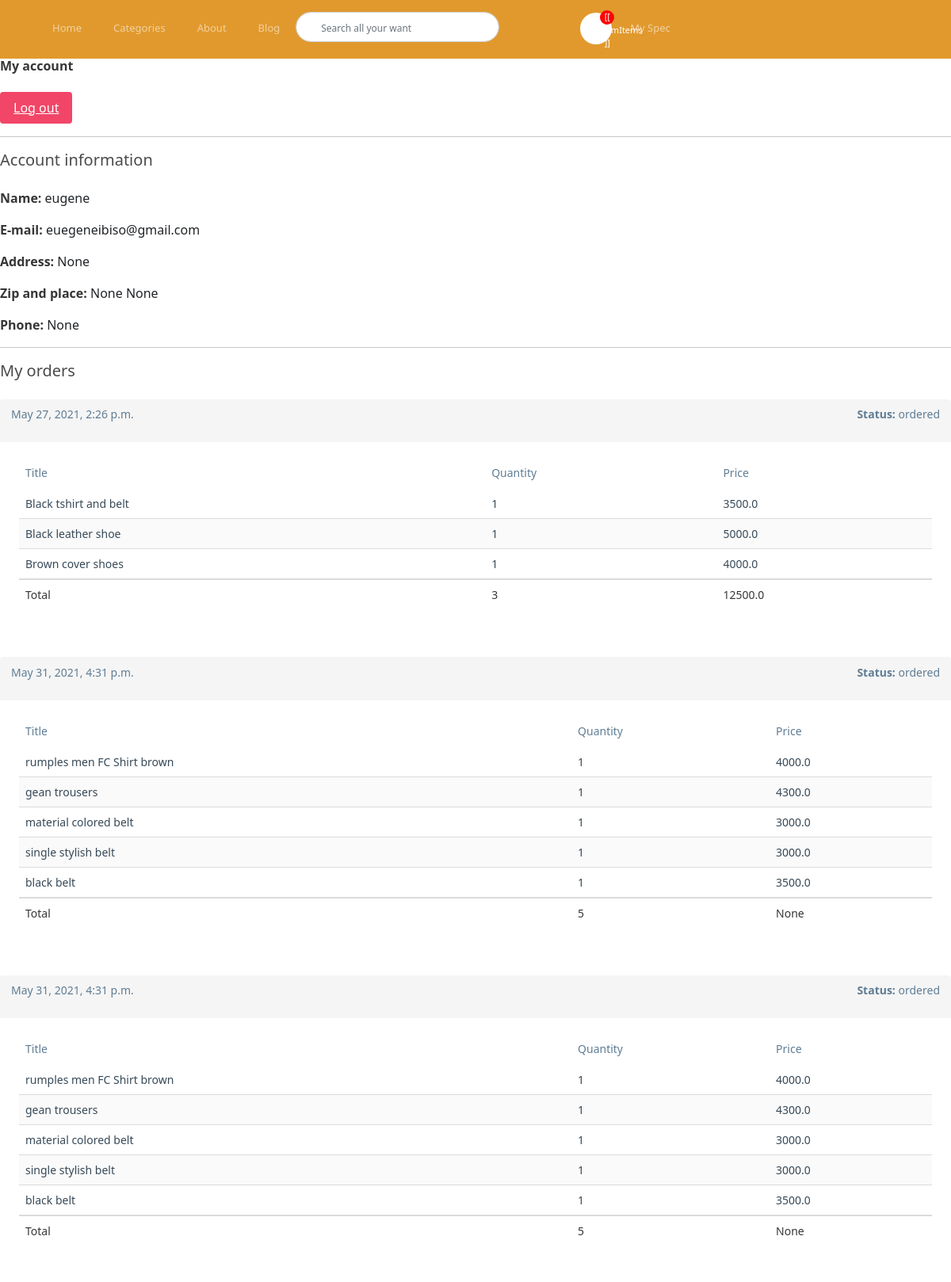
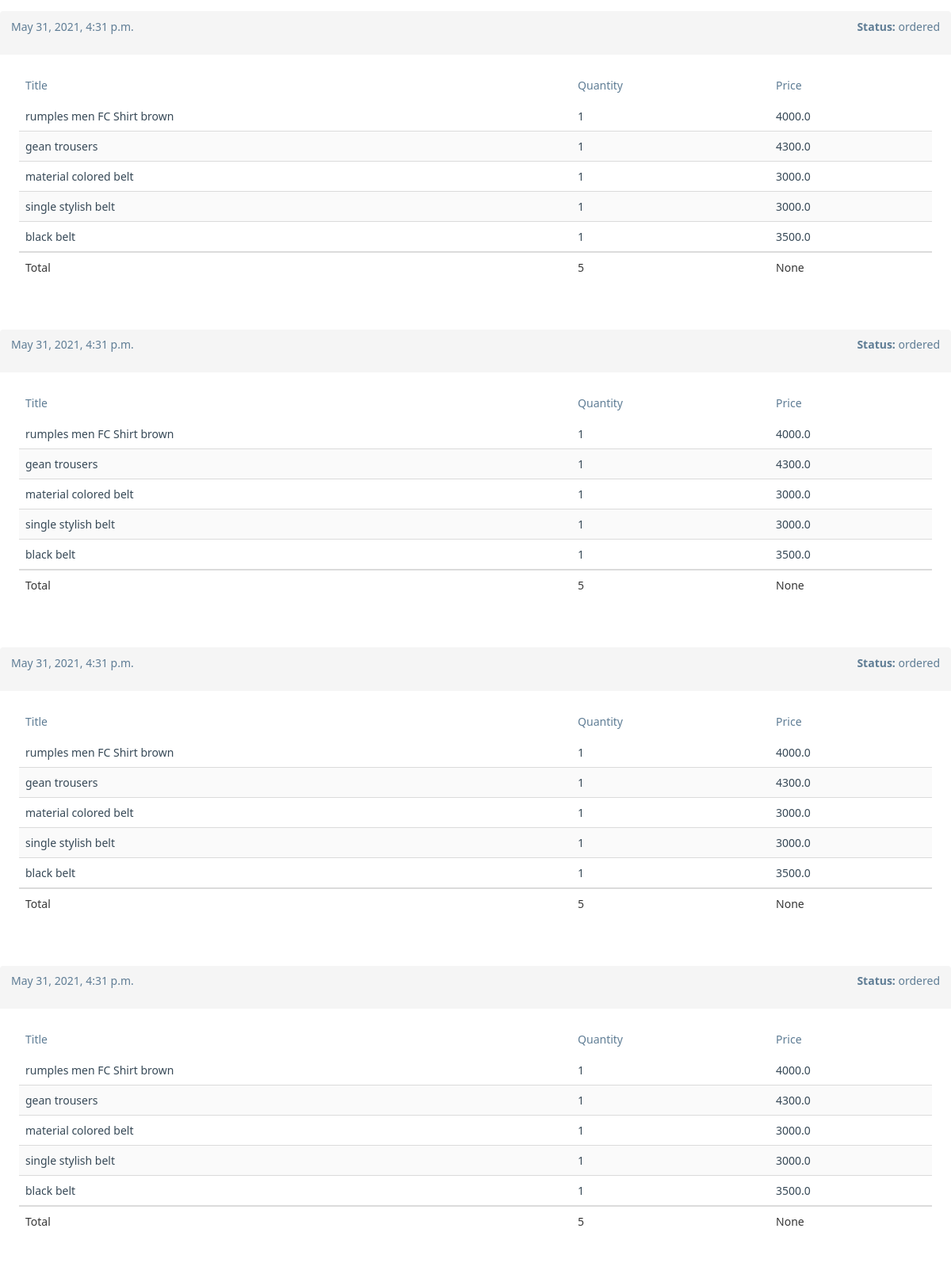
/myaccount/ (signed in, upper part), run on the app's committed database (2 pictures, top to bottom).
### apps/userprofile/models.py (models this page shows, shortened)
class Userprofile(models.Model):
    user = models.OneToOneField(User, related_name='userprofile', on_delete=models.CASCADE)
    address = models.CharField(max_length=255, blank=True, null=True)
    zipcode = models.CharField(max_length=255, blank=True, null=True)
    place = models.CharField(max_length=255, blank=True, null=True)
    phone = models.CharField(max_length=255, blank=True, null=True)

### apps/order/models.py (models this page shows, shortened)
class Order(models.Model):
    ORDERED = 'ordered'
    SHIPPED = 'shipped'
    ARRIVED = 'arrived'
    STATUS_CHOICES = (
        (ORDERED, 'Ordered'),
        (SHIPPED, 'Shipped'),
        (ARRIVED, 'Arrived')
    )
    user = models.ForeignKey(User, related_name='orders', on_delete=models.SET_NULL, blank=True, null=True)
    first_name = models.CharField(max_length=100)
    last_name = models.CharField(max_length=100)
    email = models.CharField(max_length=100)
    address = models.CharField(max_length=100)
    zipcode = models.CharField(max_length=100)
    place = models.CharField(max_length=100)
    phone = models.CharField(max_length=100)
    created_at = models.DateTimeField(auto_now_add=True)
    paid = models.BooleanField(default=False)
    paid_amount = models.FloatField(blank=True, null=True)
    used_coupon = models.CharField(max_length=50, blank=True, null=True)
    payment_intent = models.CharField(max_length=255)
    shipped_date = models.DateTimeField(blank=True, null=True)
    status = models.CharField(max_length=20, choices=STATUS_CHOICES, default=ORDERED)
    def get_total_quantity(self):
        return sum(int(item.quantity) for item in self.items.all())

class OrderItem(models.Model):
    order = models.ForeignKey(Order, related_name='items', on_delete=models.CASCADE)
    product = models.ForeignKey(Product, related_name='items', on_delete=models.SET_NULL, null=True)
    price = models.FloatField()
    quantity = models.IntegerField(default=1)

### apps/store/models.py (models this page shows, shortened)
class Product(models.Model):
    category = models.ForeignKey(Category, related_name='products', on_delete=models.SET_NULL, null=True)
    parent = models.ForeignKey('self', related_name='variants', on_delete=models.SET_NULL, blank=True, null=True)
    title = models.CharField(max_length=255)
    slug = models.SlugField(max_length=255)
    description = models.TextField(blank=True, null=True)
    price = models.FloatField()
    is_featured = models.BooleanField(default=False)
    num_available = models.IntegerField(default=1)
    num_visits = models.IntegerField(default=0)
    last_visit = models.DateTimeField(blank=True, null=True)
    image = models.ImageField(upload_to='uploads/', blank=True, null=True)
    thumbnail = models.ImageField(upload_to='uploads/', blank=True, null=True)
    date_added = models.DateTimeField(auto_now_add=True)
    class Meta:
        ordering = ('-date_added',)
    """def save(self, *args, **kwargs):
        self.thumbnail = self.make_thumbnail(self.image)

        super().save(*args, **kwargs)"""

### apps/userprofile/views.py (the view)
# urls.py: path('myaccount/', myaccount, name='myaccount'),
@login_required
def myaccount(request):
    return render(request, 'myaccount.html')

### apps/cart/cart.py (called while the page is built)
    def __iter__(self):
        product_ids = self.cart.keys()
        product_clean_ids = []
        for p in product_ids:
            product_clean_ids.append(p)
            self.cart[str(p)]['product'] = Product.objects.get(pk=p)
        for item in self.cart.values():
            item['total_price'] = float(item['price']) * int(item['quantity'])
            yield item

    def get_total_length(self):
        return sum(int(item['quantity']) for item in self.cart.values())

    def get_total_cost(self):
        return sum(float(item['total_price']) for item in self)

### apps/cart/context_processors.py (called while the page is built)
def cart(request):
    return {'cart': Cart(request)}

### apps/store/context_processors.py (called while the page is built)
def menu_categories(request):
    categories = Category.objects.filter(parent=None, is_featured = False)
    return {'menu_categories': categories}

def menu_tags(request):
    tags = Category.objects.filter(is_featured = True)
    return {'menu_tags': tags}

### apps/userprofile/templates/myaccount.html
{% extends 'base2.html' %}
{% block content %}
    <h1 class="title">My account</h1>
    <a href="{% url 'logout' %}" class="button is-danger">Log out</a>
    <hr>
    <h2 class="subtitle">Account information</h2>
    <p><strong>Name: </strong>{{ request.user.get_username}}</p>
    <p><strong>E-mail: </strong>{{ request.user.email }}</p>
    <p><strong>Address: </strong>{{ request.user.userprofile.address }}</p>
    <p><strong>Zip and place: </strong>{{ request.user.userprofile.zipcode }} {{ request.user.userprofile.place }}</p>
    <p><strong>Phone: </strong>{{ request.user.userprofile.phone }}</p>
    <hr>
    <h2 class="subtitle">My orders</h2>
    {% for order in request.user.orders.all %}
        <article class="message is-light">
            <div class="message-header">
                <p>{{ order.created_at }}</p>
                <p><strong>Status: </strong>{{ order.status }}</p>
            </div>
            <div class="message-body">
                <table class="table is-striped is-fullwidth">
                    <thead>
                        <tr>
                            <th>Title</th>
                            <th>Quantity</th>
                            <th>Price</th>
                        </tr>
                    </thead>
                    <tbody>
                        {% for item in order.items.all %}
                            <tr>
                                <td>{{ item.product.title }}</td>
                                <td>{{ item.quantity }}</td>
                                <td>{{ item.price }}</td>
                            </tr>
                        {% endfor %}
                    </tbody>
                    <tfoot>
                        <tr>
                            <td>Total</td>
                            <td>{{ order.get_total_quantity }}</td>
                            <td>{{ order.paid_amount }}</td>
                        </tr>
                    </tfoot>
                </table>
            </div>
        </article>
    {% empty %}
        <p>You don't have any order yet...</p>
    {% endfor %}
{% endblock %}

### static/assets/css/style.css (style rules this page uses)
body { margin: 0px; }
*, *:before, *:after { margin: 0; padding: 0; -webkit-box-sizing: border-box; -moz-box-sizing:border-box; box-sizing: border-box; }

### data on the page
Order: created_at "May 27, 2021, 2:26 p.m.", status "ordered", get_total_quantity "3", paid_amount "12500.0"
OrderItem: product "Black tshirt and belt", quantity "1", price "3500.0"
OrderItem: product "Black leather shoe", quantity "1", price "5000.0"
OrderItem: product "Brown cover shoes", quantity "1", price "4000.0"
Order: created_at "May 31, 2021, 4:31 p.m.", status "ordered", get_total_quantity "5", paid_amount "None"
OrderItem: product "rumples men FC Shirt brown", quantity "1", price "4000.0"
OrderItem: product "gean trousers", quantity "1", price "4300.0"
OrderItem: product "material colored belt", quantity "1", price "3000.0"
OrderItem: product "single stylish belt", quantity "1", price "3000.0"
OrderItem: product "black belt", quantity "1", price "3500.0"
Order: created_at "May 31, 2021, 4:31 p.m.", status "ordered", get_total_quantity "5", paid_amount "None"
OrderItem: product "rumples men FC Shirt brown", quantity "1", price "4000.0"
OrderItem: product "gean trousers", quantity "1", price "4300.0"
OrderItem: product "material colored belt", quantity "1", price "3000.0"
OrderItem: product "single stylish belt", quantity "1", price "3000.0"
OrderItem: product "black belt", quantity "1", price "3500.0"
Order: created_at "May 31, 2021, 4:31 p.m.", status "ordered", get_total_quantity "5", paid_amount "None"
OrderItem: product "rumples men FC Shirt brown", quantity "1", price "4000.0"
OrderItem: product "gean trousers", quantity "1", price "4300.0"
OrderItem: product "material colored belt", quantity "1", price "3000.0"
OrderItem: product "single stylish belt", quantity "1", price "3000.0"
OrderItem: product "black belt", quantity "1", price "3500.0"
Order: created_at "May 31, 2021, 4:31 p.m.", status "ordered", get_total_quantity "5", paid_amount "None"
OrderItem: product "rumples men FC Shirt brown", quantity "1", price "4000.0"
OrderItem: product "gean trousers", quantity "1", price "4300.0"
OrderItem: product "material colored belt", quantity "1", price "3000.0"
OrderItem: product "single stylish belt", quantity "1", price "3000.0"
OrderItem: product "black belt", quantity "1", price "3500.0"
Order: created_at "May 31, 2021, 4:31 p.m.", status "ordered", get_total_quantity "5", paid_amount "None"
OrderItem: product "rumples men FC Shirt brown", quantity "1", price "4000.0"
OrderItem: product "gean trousers", quantity "1", price "4300.0"
OrderItem: product "material colored belt", quantity "1", price "3000.0"
OrderItem: product "single stylish belt", quantity "1", price "3000.0"
OrderItem: product "black belt", quantity "1", price "3500.0"
Order: created_at "May 31, 2021, 4:31 p.m.", status "ordered", get_total_quantity "5", paid_amount "None"
OrderItem: product "rumples men FC Shirt brown", quantity "1", price "4000.0"
OrderItem: product "gean trousers", quantity "1", price "4300.0"
OrderItem: product "material colored belt", quantity "1", price "3000.0"
OrderItem: product "single stylish belt", quantity "1", price "3000.0"
OrderItem: product "black belt", quantity "1", price "3500.0"

### other printed values
{{ request.user.get_username }} "eugene"
{{ request.user.email }} "euegeneibiso@gmail.com"
{{ request.user.userprofile.address }} "None"
{{ request.user.userprofile.zipcode }} "None"
{{ request.user.userprofile.place }} "None"
{{ request.user.userprofile.phone }} "None"
